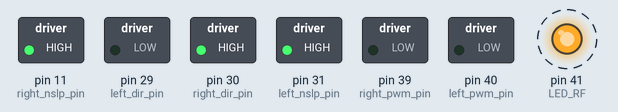
Bench run of a sketch on a simulated Arduino Mega 2560, built with avr-gcc and run on an emulated ATmega2560. On the bench: switched loads named in the sketch (green lamp = pin HIGH), output pins drawn as LEDs (lit = HIGH). Dashed ring = blinking.

Above: at 2.12 s.
Timing chart, 0 to 5.0 s (numbered marks = the images above):
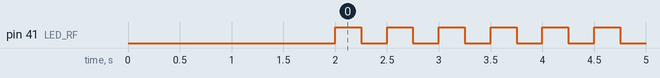

The sketch:

BasicCode.ino
```cpp
// Base code.
//
// *  NOTE: this code will do only three things:
// *    --rotate one wheel, and
// *    --blink the right front mainboard LED.
// *
// *  You will need to add more code to
// *  make the car do anything useful.
//

//#include <ECE3_LCD7.h>

//uint16_t sensorValues[8]; // right -> left, 0 -> 7

const int left_nslp_pin=31; // nslp ==> awake & ready for PWM
const int right_nslp_pin=11; // nslp ==> awake & ready for PWM
const int left_dir_pin=29;
const int right_dir_pin=30;
const int left_pwm_pin=40;
const int right_pwm_pin=39;

const int LED_RF = 41;

///////////////////////////////////
void setup() {
// put your setup code here, to run once:
  pinMode(left_nslp_pin,OUTPUT);
  pinMode(left_dir_pin,OUTPUT);
  pinMode(left_pwm_pin,OUTPUT);
  pinMode(right_nslp_pin,OUTPUT);
  pinMode(right_dir_pin,OUTPUT);
  pinMode(right_pwm_pin,OUTPUT);

  digitalWrite(left_dir_pin,LOW);
  digitalWrite(left_nslp_pin,HIGH);
  digitalWrite(right_dir_pin,HIGH);
  digitalWrite(right_nslp_pin,HIGH);

  pinMode(LED_RF, OUTPUT);

//  ECE3_Init();

// set the data rate in bits/second for serial data transmission
  Serial.begin(9600);
  delay(2000); //Wait 2 seconds before starting

}

void loop() {
  // put your main code here, to run repeatedly:
  int leftSpd = 70;

//  ECE3_read_IR(sensorValues);/Users/vs/Downloads/IR_Sensor_Example.ino

  analogWrite(left_pwm_pin,leftSpd);
  analogWrite(right_pwm_pin, 30);


//

//  ECE3_read_IR(sensorValues);

  digitalWrite(LED_RF, HIGH);
  delay(250);
  digitalWrite(LED_RF, LOW);
  delay(250);

  }
```

Measured:
- by itself, pin 41 (LED_RF): alternates HIGH for 0.25 s and LOW for 0.25 s
